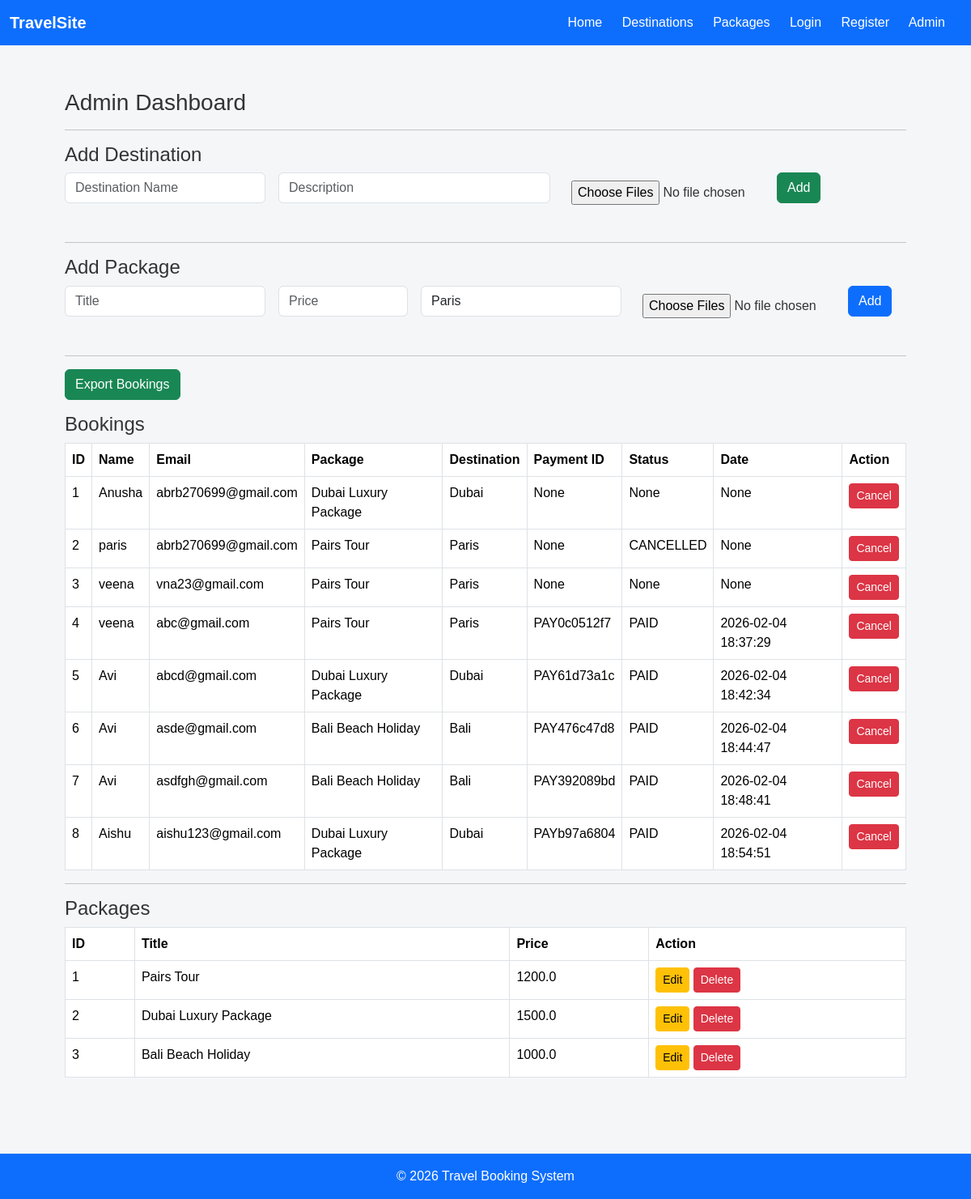
Before: /dashboard (signed in) with the older database file.
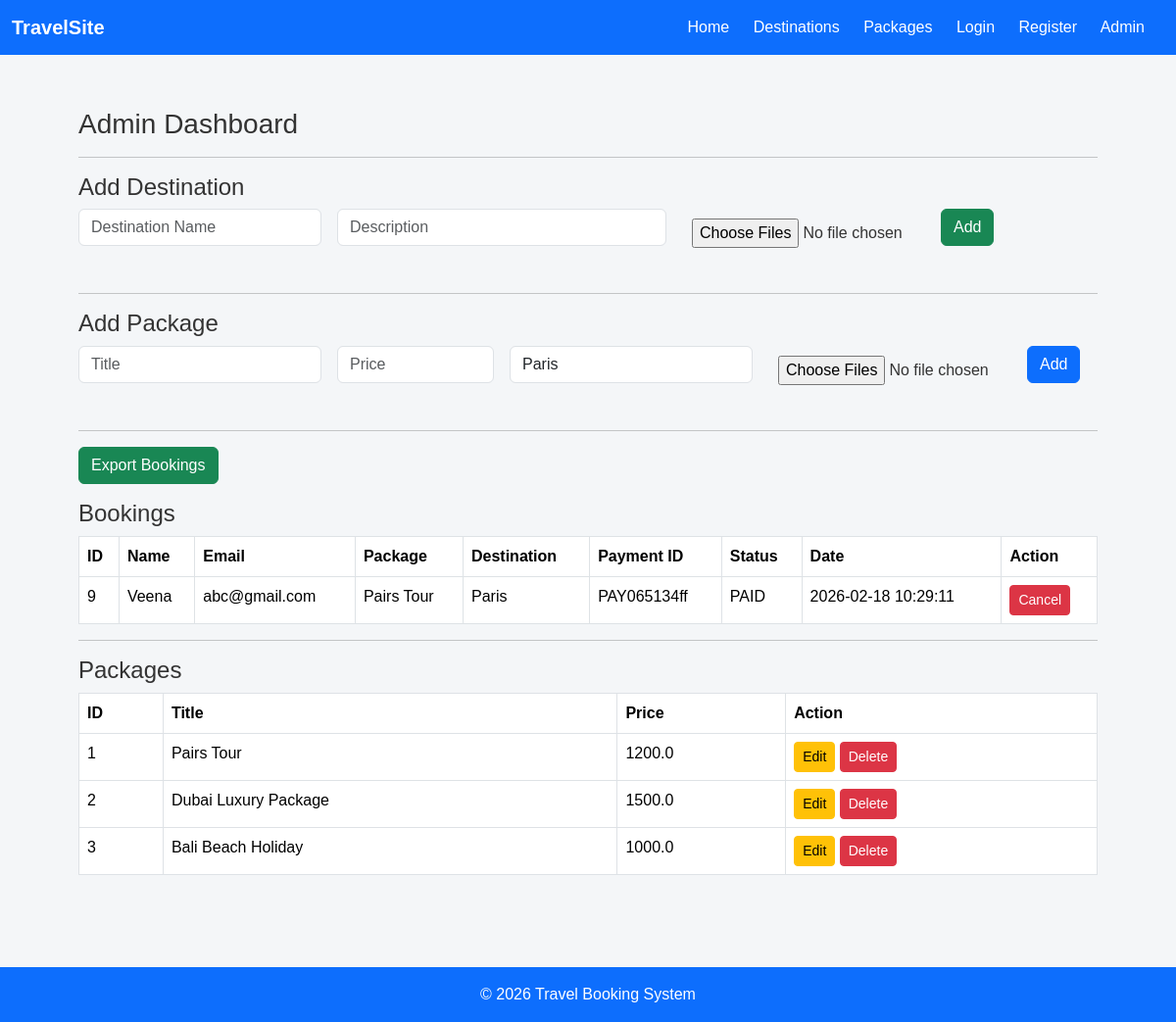
After: the same page with the newer database file.
### tables this page shows
CREATE TABLE bookings (
    id INTEGER PRIMARY KEY AUTOINCREMENT,
    customer_name TEXT,
    email TEXT,
    package_id INTEGER, payment_id TEXT, status TEXT, booking_date TEXT, start_date TEXT, end_date TEXT,
    FOREIGN KEY(package_id) REFERENCES packages(id)
);

CREATE TABLE packages (
    id INTEGER PRIMARY KEY AUTOINCREMENT,
    destination_id INTEGER,
    title TEXT,
    price REAL, image TEXT, available_rooms INTEGER DEFAULT 5,
    FOREIGN KEY(destination_id) REFERENCES destinations(id)
);

CREATE TABLE destinations (
    id INTEGER PRIMARY KEY AUTOINCREMENT,
    name TEXT NOT NULL,
    description TEXT NOT NULL
, image TEXT);

### app.py (the view)
@app.route("/dashboard")
def dashboard():
    if not session.get("admin"):
        return redirect("/admin")
    db = get_db()
    packages = db.execute("""
    SELECT id, title, price
    FROM packages
    """).fetchall()
    destinations = db.execute("SELECT * FROM destinations").fetchall()
    bookings = db.execute("""
    SELECT bookings.id,
       customer_name,
       email,
       packages.title,
       destinations.name,
       payment_id,
       status,
       booking_date
    FROM bookings
    JOIN packages ON bookings.package_id = packages.id
    JOIN destinations ON packages.destination_id = destinations.id
    """).fetchall()
    db.close()
    return render_template("dashboard.html",
                           packages=packages,
                           bookings=bookings,
                           destinations=destinations)

### app.py (called while the page is built)
def get_db():
    return sqlite3.connect(DATABASE)

### templates/dashboard.html
{% extends "base.html" %}
{% block content %}
<h3>Admin Dashboard</h3>
<hr>
<h4>Add Destination</h4>
<form method="POST" action="/add_destination" enctype="multipart/form-data" class="row g-3 mb-4">
<div class="col-md-3">
<input class="form-control" name="name" placeholder="Destination Name" required>
</div>
<div class="col-md-4">
<input class="form-control" name="description" placeholder="Description" required>
</div>
<div class="col-md-3">
<input type="file" name="images" multiple>
</div>
<div class="col-md-2">
<button class="btn btn-success">Add</button>
</div>
</form>
<hr>
<h4>Add Package</h4>
<form method="POST" action="/add_package" enctype="multipart/form-data" class="row g-3 mb-4">
<div class="col-md-3">
<input class="form-control" name="title" placeholder="Title" required>
</div>
<div class="col-md-2">
<input class="form-control" name="price" placeholder="Price" required>
</div>
<div class="col-md-3">
<select class="form-control" name="destination">
{% for d in destinations %}
<option value="{{ d[0] }}">{{ d[1] }}</option>
{% endfor %}
</select>
</div>
<div class="col-md-3">
<input type="file" name="images" multiple>
</div>
<div class="col-md-1">
<button class="btn btn-primary">Add</button>
</div>
</form>
<hr>
<a href="/export_bookings" class="btn btn-success mb-3">Export Bookings</a>
<h4>Bookings</h4>
<table class="table table-bordered">
<tr>
<th>ID</th>
<th>Name</th>
<th>Email</th>
<th>Package</th>
<th>Destination</th>
<th>Payment ID</th>
<th>Status</th>
<th>Date</th>
<th>Action</th>
</tr>
{% for b in bookings %}
<tr>
<td>{{ b[0] }}</td>
<td>{{ b[1] }}</td>
<td>{{ b[2] }}</td>
<td>{{ b[3] }}</td>
<td>{{ b[4] }}</td>
<td>{{ b[5] }}</td>
<td>{{ b[6] }}</td>
<td>{{ b[7] }}</td>
<td>
<a href="/cancel_booking/{{ b[0] }}" class="btn btn-danger btn-sm">
Cancel
</a>
</td>
</tr>
{% endfor %}
</table>
<hr>
<h4>Packages</h4>
<table class="table table-bordered">
<tr>
<th>ID</th>
<th>Title</th>
<th>Price</th>
<th>Action</th>
</tr>
{% for p in packages %}
<tr>
<td>{{ p[0] }}</td>
<td>{{ p[1] }}</td>
<td>{{ p[2] }}</td>
<td>
<a href="/edit_package/{{ p[0] }}" class="btn btn-warning btn-sm">Edit</a>
<a href="/delete/{{ p[0] }}" class="btn btn-danger btn-sm">Delete</a>
</td>
</tr>
{% endfor %}
</table>
{% endblock %}

### templates/base.html (shortened to what this page needs)
<!DOCTYPE html>
<html>
<head>
    <link href="https://cdn.jsdelivr.net/npm/bootstrap@5.3.2/dist/css/bootstrap.min.css" rel="stylesheet">
    <link rel="stylesheet" href="{{ url_for('static', filename='style.css') }}">
</head>
<body>
<nav class="navbar navbar-expand-lg navbar-dark bg-primary">
  <div class="container-fluid">
    <a class="navbar-brand" href="/">TravelSite</a>
    <div>
      <a class="nav-link d-inline text-white" href="/">Home</a>
      <a class="nav-link d-inline text-white" href="/destinations">Destinations</a>
      <a class="nav-link d-inline text-white" href="/packages">Packages</a>
      {% if session.get("user_id") %}
        <span class="text-white me-2">Hi {{ session["user_name"] }}</span>
        <a class="nav-link d-inline text-white" href="/user_logout">Logout</a>
      {% else %}
        <a class="nav-link d-inline text-white" href="/login">Login</a>
        <a class="nav-link d-inline text-white" href="/register">Register</a>
      {% endif %}
      <a class="nav-link d-inline text-white" href="/admin">Admin</a>
    </div>
  </div>
</nav>
<div class="container mt-4">
{% block content %}{% endblock %}
</div>
<footer class="bg-primary text-white text-center p-3 mt-5">
© 2026 Travel Booking System
</footer>
</body>
</html>

### static/style.css (style rules this page uses)
html, body { height: 100%; }
body { display: flex; flex-direction: column; }
* { box-sizing: border-box; font-family: Arial, sans-serif; }
.container { flex: 1; max-width: 1100px; margin: auto; padding: 30px; }
body { margin: 0; background: #f4f6f8; color: #333; }
nav { background: #0d6efd; padding: 15px 30px; }
nav a { color: white; text-decoration: none; margin-right: 20px; font-weight: bold; }
.container { max-width: 1100px; margin: auto; padding: 30px; }
form button { padding: 10px 18px; border: none; background: #0d6efd; color: white; border-radius: 5px; cursor: pointer; }
input, select { padding: 10px; width: 100%; margin-bottom: 12px; }
footer { background: #0d6efd; color: white; text-align: center; padding: 15px; margin-top: 50px; }

Changed rows visible on the page:
removed bookings: id "1", customer_name "Anusha", email "abrb270699@gmail.com", title "Dubai Luxury Package", name "Dubai", b "None"
removed bookings: id "2", customer_name "paris", email "abrb270699@gmail.com", title "Pairs Tour", name "Paris", b "None", status "CANCELLED"
removed bookings: id "3", customer_name "veena", email "vna23@gmail.com", title "Pairs Tour", name "Paris", b "None"
removed bookings: id "4", customer_name "veena", email "abc@gmail.com", title "Pairs Tour", name "Paris", payment "PAY0c0512f7", status "PAID", booking_date "2026-02-04 18:37:29"
removed bookings: id "5", customer_name "Avi", email "abcd@gmail.com", title "Dubai Luxury Package", name "Dubai", payment "PAY61d73a1c", status "PAID", booking_date "2026-02-04 18:42:34"
removed bookings: id "6", customer_name "Avi", email "asde@gmail.com", title "Bali Beach Holiday", name "Bali", payment "PAY476c47d8", status "PAID", booking_date "2026-02-04 18:44:47"
removed bookings: id "7", customer_name "Avi", email "asdfgh@gmail.com", title "Bali Beach Holiday", name "Bali", payment "PAY392089bd", status "PAID", booking_date "2026-02-04 18:48:41"
removed bookings: id "8", customer_name "Aishu", email "aishu123@gmail.com", title "Dubai Luxury Package", name "Dubai", payment "PAYb97a6804", status "PAID", booking_date "2026-02-04 18:54:51"
added bookings: id "9", customer_name "Veena", email "abc@gmail.com", title "Pairs Tour", name "Paris", payment "PAY065134ff", status "PAID", booking_date "2026-02-18 10:29:11"
